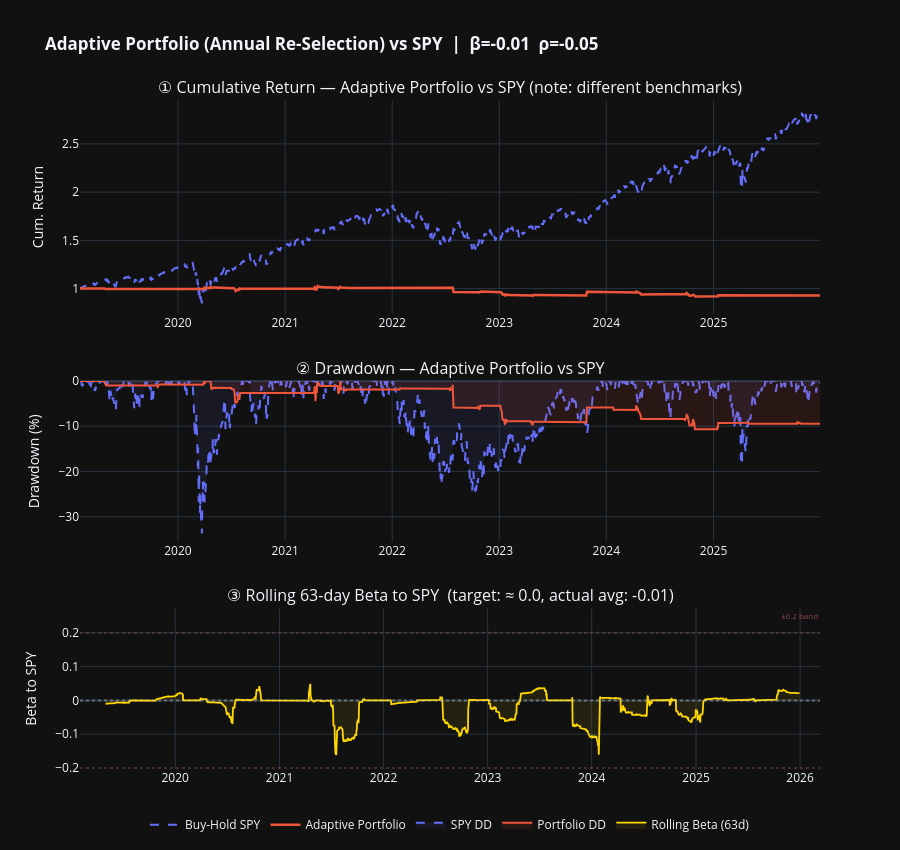

Notebook code cell kept with this figure:
### Markdown cell above
---
## 🧩 Step 5 — Adaptive Portfolio: Annual Pair Re-Selection + SPY Benchmark

Two upgrades combined:

**Annual pair re-selection:** Cointegration is re-run at the start of each calendar year using
the most recent 2-year training window. The top pairs at that moment replace the previous year's
selection — so the universe adapts to regime changes (e.g. energy cointegration strengthening
during 2021–2022 rate hikes, then weakening post-2023).

**Equal-weight portfolio:** The top 2 pairs selected each year are traded simultaneously with
equal capital weight. Returns are averaged across the active pairs each day, giving a smoother
equity curve than any single pair.

**SPY benchmark:** Buy-and-hold SPY over the same OOS period provides market context — a
market-neutral strategy should show low correlation with SPY while generating positive alpha.

### Code cell
def run_adaptive_portfolio(all_prices, warmup_end=WARMUP_END,
                           step_months=WF_STEP, train_years=WF_TRAIN_YRS,
                           n_trials=N_ADAPTIVE_TRIALS, top_n=TOP_N_ADAPTIVE):
    """
    Annual pair re-selection + quarterly walk-forward BO.
    At each calendar year boundary, re-run cointegration on the training window
    to select fresh pairs. Trade the top_n pairs with equal weight each quarter.
    """
    all_rets      = []
    selection_log = []

    start_dt  = pd.Timestamp(warmup_end) + pd.DateOffset(months=1)
    end_dt    = all_prices.index[-1]
    wf_starts = []
    current   = start_dt
    while current < end_dt:
        wf_starts.append(current)
        current += relativedelta(months=step_months)

    active_pairs = []
    last_year    = None

    print(f"Adaptive portfolio: {len(wf_starts)} periods, annual re-selection, top-{top_n} pairs")
    print(f"BO trials per period per pair: {n_trials}\n")

    for i, period_start in enumerate(wf_starts):
        period_end  = min(period_start + relativedelta(months=step_months) - pd.Timedelta(days=1), end_dt)
        train_end   = period_start - pd.Timedelta(days=1)
        train_start = train_end - relativedelta(years=train_years)

        train_slice = all_prices.loc[str(train_start.date()):str(train_end.date())]

        # ── Annual pair re-selection ──────────────────────────────────────────
        if last_year != period_start.year:
            new_coint = find_cointegrated_pairs(train_slice, sector_only=SECTOR_ONLY_PAIRS)
            if not new_coint.empty:
                active_pairs = [(r['ticker_1'], r['ticker_2'])
                                for _, r in new_coint.head(top_n).iterrows()
                                if r['ticker_1'] in all_prices.columns
                                   and r['ticker_2'] in all_prices.columns]
            last_year = period_start.year
            pair_labels = [f"{t1}/{t2}" for t1, t2 in active_pairs]
            selection_log.append({'year': period_start.year, 'pairs': ', '.join(pair_labels)})
            print(f"  {period_start.year}  re-selected: {pair_labels}")

        if not active_pairs:
            continue

        # ── BO + trade each active pair ───────────────────────────────────────
        period_rets = []
        for t1, t2 in active_pairs:
            pa_tr = train_slice[t1] if t1 in train_slice.columns else pd.Series()
            pb_tr = train_slice[t2] if t2 in train_slice.columns else pd.Series()
            pa_td = all_prices[t1].loc[str(period_start.date()):str(period_end.date())]
            pb_td = all_prices[t2].loc[str(period_start.date()):str(period_end.date())]

            if len(pa_tr) < 60 or len(pa_td) < 5:
                continue

            study = optuna.create_study(
                direction='maximize',
                sampler=optuna.samplers.TPESampler(seed=i * 100 + len(t1)),
            )
            study.optimize(make_objective(pa_tr, pb_tr),
                           n_trials=n_trials, show_progress_bar=False)

            strat  = PairTradingStrategy(**study.best_params)
            result = strat.run(pa_td, pb_td)
            period_rets.append(result['returns'])

        if period_rets:
            # Equal-weight portfolio return for this quarter
            port_quarter = pd.concat(period_rets, axis=1).mean(axis=1)
            all_rets.append(port_quarter)

    port_returns = pd.concat(all_rets).sort_index() if all_rets else pd.Series(dtype=float)
    sel_df       = pd.DataFrame(selection_log)
    return {'returns': port_returns, 'selection_log': sel_df}


# ── Run adaptive portfolio ────────────────────────────────────────────────────
print("=" * 60)
print("ADAPTIVE PORTFOLIO — Annual Re-Selection")
print("=" * 60)
adaptive = run_adaptive_portfolio(prices)

# ── Download SPY as benchmark ─────────────────────────────────────────────────
oos_start = pd.Timestamp(WARMUP_END) + pd.DateOffset(months=1)
spy_raw   = yf.download('SPY', start=str(oos_start.date()), end=FULL_END,
                         auto_adjust=True, progress=False)
spy_ret   = spy_raw['Close'].squeeze().pct_change().dropna()

# ── Align returns ────────────────────────────────────────────────────────────
port_ret = adaptive['returns']
idx      = port_ret.index.intersection(spy_ret.index)
port_ret = port_ret.loc[idx].fillna(0)
spy_ret  = spy_ret.loc[idx].fillna(0)

cum_port = (1 + port_ret).cumprod()
cum_spy  = (1 + spy_ret).cumprod()

# ── Metrics ──────────────────────────────────────────────────────────────────
m_port = PairTradingStrategy.metrics(port_ret)
m_spy  = PairTradingStrategy.metrics(spy_ret)

# ── Market-neutrality metrics ─────────────────────────────────────────────────
beta_to_spy = np.cov(port_ret.values, spy_ret.values)[0, 1] / spy_ret.var()
corr_to_spy = np.corrcoef(port_ret.values, spy_ret.values)[0, 1]
roll_beta   = (port_ret.rolling(63)
               .cov(spy_ret)
               .divide(spy_ret.rolling(63).var())
               .rename('rolling_beta'))

print(f"\n{'Metric':<22} {'Adaptive Port':>14} {'Buy-Hold SPY':>14}")
print("-" * 52)
for metric in ['sharpe', 'sortino', 'ann_return', 'max_drawdown', 'calmar']:
    print(f"{metric:<22} {m_port[metric]:>14.3f} {m_spy[metric]:>14.3f}")
print()
print(f"{'beta to SPY':<22} {beta_to_spy:>14.3f} {'1.000':>14}")
print(f"{'corr to SPY':<22} {corr_to_spy:>14.3f} {'1.000':>14}")
print(f"{'% days active':<22} {m_port['pct_active']:>14.1%}")
print(f"{'active win rate':<22} {m_port['active_win_rate']:>14.1%}")
print()
print("📌 Interpretation:")
print(f"   Beta ≈ {beta_to_spy:.2f} confirms near-zero market exposure (by construction: long A, short B).")
print(f"   Corr ≈ {corr_to_spy:.2f} — portfolio returns are independent of SPY direction.")
print(f"   SPY +{m_spy['ann_return']:.1%} annualized is irrelevant as a benchmark;")
print(f"   the correct benchmark is 0% (cash). Portfolio delivered {m_port['ann_return']:.1%} annualized.")

# ── Plot: Portfolio vs SPY ─────────────────────────────────────────────────────
fig_port = make_subplots(rows=3, cols=1,
    subplot_titles=['① Cumulative Return — Adaptive Portfolio vs SPY (note: different benchmarks)',
                    '② Drawdown — Adaptive Portfolio vs SPY',
                    f'③ Rolling 63-day Beta to SPY  (target: ≈ 0.0, actual avg: {beta_to_spy:.2f})'],
    vertical_spacing=0.10,
    row_heights=[0.40, 0.30, 0.30])

for s, e, col_r, name in REGIME_BANDS:
    for row in [1, 2, 3]:
        fig_port.add_vrect(x0=s, x1=e, fillcolor=col_r, layer='below',
                           line_width=0, row=row, col=1,
                           annotation_text=name if row == 1 else '',
                           annotation_position='top left',
                           annotation_font_size=8,
                           annotation_font_color='rgba(200,200,200,0.6)')

fig_port.add_trace(go.Scatter(x=cum_spy.index,  y=cum_spy,  name='Buy-Hold SPY',
                               line=dict(color='#636EFA', dash='dash', width=2)), row=1, col=1)
fig_port.add_trace(go.Scatter(x=cum_port.index, y=cum_port, name='Adaptive Portfolio',
                               line=dict(color='#EF553B', width=2.5)), row=1, col=1)

dd_port = (cum_port - cum_port.cummax()) / cum_port.cummax()
dd_spy  = (cum_spy  - cum_spy.cummax())  / cum_spy.cummax()
fig_port.add_trace(go.Scatter(x=dd_spy.index,  y=dd_spy * 100,  name='SPY DD',
                               line=dict(color='#636EFA', dash='dash'),
                               fill='tozeroy', fillcolor='rgba(99,110,250,0.08)'), row=2, col=1)
fig_port.add_trace(go.Scatter(x=dd_port.index, y=dd_port * 100, name='Portfolio DD',
                               line=dict(color='#EF553B'),
                               fill='tozeroy', fillcolor='rgba(239,85,59,0.1)'),  row=2, col=1)

# Rolling beta panel
fig_port.add_trace(go.Scatter(
    x=roll_beta.index, y=roll_beta.values,
    name='Rolling Beta (63d)',
    line=dict(color='#FFD700', width=1.8),
    fill='tozeroy', fillcolor='rgba(255,215,0,0.08)',
), row=3, col=1)
fig_port.add_hline(y=0,    line_color='rgba(200,200,200,0.4)', line_dash='dot', row=3, col=1)
fig_port.add_hline(y=0.2,  line_color='rgba(200,100,100,0.3)', line_dash='dot', row=3, col=1)
fig_port.add_hline(y=-0.2, line_color='rgba(200,100,100,0.3)', line_dash='dot', row=3, col=1)
fig_port.add_annotation(x=roll_beta.index[-1], y=0.25, text='±0.2 band',
                         font=dict(size=8, color='rgba(200,100,100,0.7)'),
                         showarrow=False, row=3, col=1)

fig_port.update_layout(height=850, template='plotly_dark',
    title='<b>Adaptive Portfolio (Annual Re-Selection) vs SPY  |  '
          f'β={beta_to_spy:.2f}  ρ={corr_to_spy:.2f}</b>',
    legend=dict(orientation='h', y=-0.06, x=0.5, xanchor='center'))
fig_port.update_yaxes(title_text='Cum. Return',  row=1, col=1)
fig_port.update_yaxes(title_text='Drawdown (%)', row=2, col=1)
fig_port.update_yaxes(title_text='Beta to SPY',  row=3, col=1)
fig_port.show()

# ── Save ─────────────────────────────────────────────────────────────────────
fig_port.write_html(f"{OUTPUT_DIR}/charts/adaptive_portfolio_vs_spy.html")
try:
    fig_port.write_image(f"{OUTPUT_DIR}/charts/adaptive_portfolio_vs_spy.png",
                          width=1400, height=650, scale=2)
    print(f"\n✅  Portfolio chart saved (HTML + PNG)")
except Exception as e:
    print(f"\n⚠️  PNG save skipped: {e}")

print("\n🗓️  Annual pair selection log:")
display(adaptive['selection_log'])

### Figure 1 — Plotly figure (JSON) as saved in the notebook; plotly's stock layout.template omitted (floating-point values rounded to 4 significant figures; data arrays with more than 128 entries replaced by an {"elided": "..."} marker saying what was removed)
{"data": [{"line": {"color": "#636EFA", "dash": "dash", "width": 2}, "name": "Buy-Hold SPY", "type": "scatter", "x": {"elided": "1738 str values"}, "xaxis": "x", "y": {"elided": "1738 float values"}, "yaxis": "y"}, {"line": {"color": "#EF553B", "width": 2.5}, "name": "Adaptive Portfolio", "type": "scatter", "x": {"elided": "1738 str values"}, "xaxis": "x", "y": {"elided": "1738 float values"}, "yaxis": "y"}, {"fill": "tozeroy", "fillcolor": "rgba(99,110,250,0.08)", "line": {"color": "#636EFA", "dash": "dash"}, "name": "SPY DD", "type": "scatter", "x": {"elided": "1738 str values"}, "xaxis": "x2", "y": {"elided": "1738 float values"}, "yaxis": "y2"}, {"fill": "tozeroy", "fillcolor": "rgba(239,85,59,0.1)", "line": {"color": "#EF553B"}, "name": "Portfolio DD", "type": "scatter", "x": {"elided": "1738 str values"}, "xaxis": "x2", "y": {"elided": "1738 float values"}, "yaxis": "y2"}, {"fill": "tozeroy", "fillcolor": "rgba(255,215,0,0.08)", "line": {"color": "#FFD700", "width": 1.8}, "name": "Rolling Beta (63d)", "type": "scatter", "x": {"elided": "1738 str values"}, "xaxis": "x3", "y": {"elided": "1738 float values"}, "yaxis": "y3"}], "layout": {"annotations": [{"font": {"size": 16}, "showarrow": false, "text": "① Cumulative Return — Adaptive Portfolio vs SPY (note: different benchmarks)", "x": 0.5, "xanchor": "center", "xref": "paper", "y": 1, "yanchor": "bottom", "yref": "paper"}, {"font": {"size": 16}, "showarrow": false, "text": "② Drawdown — Adaptive Portfolio vs SPY", "x": 0.5, "xanchor": "center", "xref": "paper", "y": 0.58, "yanchor": "bottom", "yref": "paper"}, {"font": {"size": 16}, "showarrow": false, "text": "③ Rolling 63-day Beta to SPY  (target: ≈ 0.0, actual avg: -0.01)", "x": 0.5, "xanchor": "center", "xref": "paper", "y": 0.24, "yanchor": "bottom", "yref": "paper"}, {"font": {"color": "rgba(200,100,100,0.7)", "size": 8}, "showarrow": false, "text": "±0.2 band", "x": "2025-12-30T00:00:00", "xref": "x3", "y": 0.25, "yref": "y3"}], "height": 850, "legend": {"orientation": "h", "x": 0.5, "xanchor": "center", "y": -0.06}, "shapes": [{"line": {"color": "rgba(200,200,200,0.4)", "dash": "dot"}, "type": "line", "x0": 0, "x1": 1, "xref": "x3 domain", "y0": 0, "y1": 0, "yref": "y3"}, {"line": {"color": "rgba(200,100,100,0.3)", "dash": "dot"}, "type": "line", "x0": 0, "x1": 1, "xref": "x3 domain", "y0": 0.2, "y1": 0.2, "yref": "y3"}, {"line": {"color": "rgba(200,100,100,0.3)", "dash": "dot"}, "type": "line", "x0": 0, "x1": 1, "xref": "x3 domain", "y0": -0.2, "y1": -0.2, "yref": "y3"}], "title": {"text": "<b>Adaptive Portfolio (Annual Re-Selection) vs SPY  |  β=-0.01  ρ=-0.05</b>"}, "xaxis": {"anchor": "y", "domain": [0, 1]}, "xaxis2": {"anchor": "y2", "domain": [0, 1]}, "xaxis3": {"anchor": "y3", "domain": [0, 1]}, "yaxis": {"anchor": "x", "domain": [0.68, 1], "title": {"text": "Cum. Return"}}, "yaxis2": {"anchor": "x2", "domain": [0.34, 0.58], "title": {"text": "Drawdown (%)"}}, "yaxis3": {"anchor": "x3", "domain": [0, 0.24], "title": {"text": "Beta to SPY"}}}}
